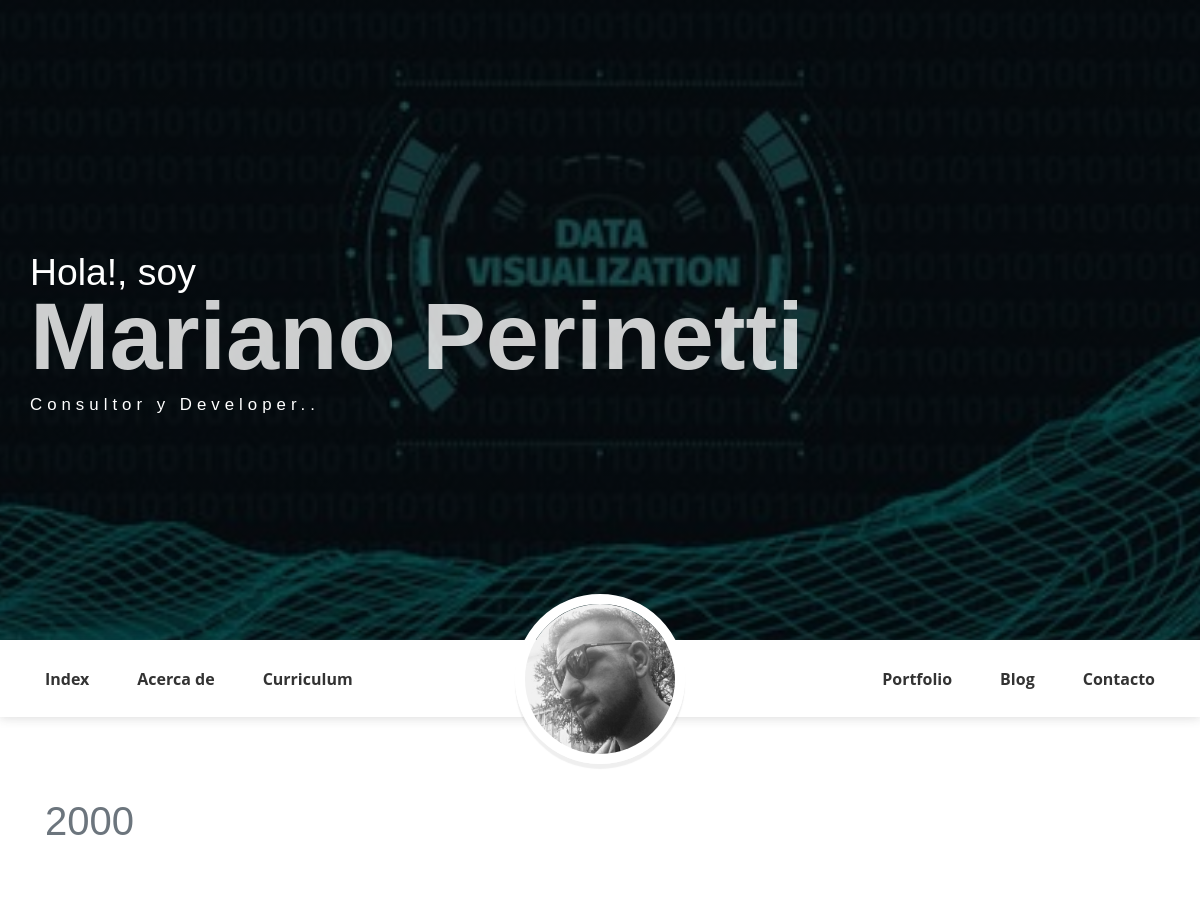
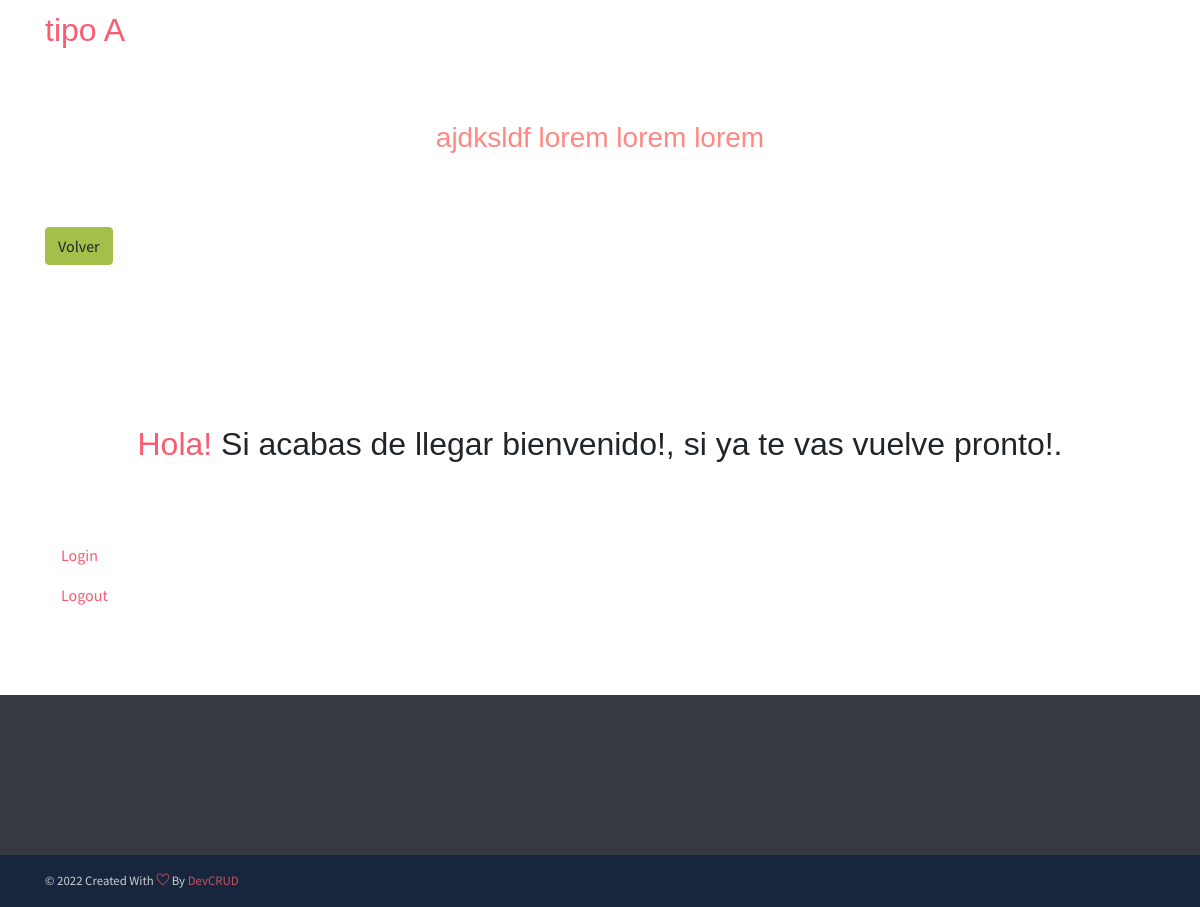
The app's page /detallecurriculum/1 (signed in) with its own data (2 pictures, top to bottom).
### miblogApp/models.py (models this page shows)
class Cv(models.Model):
    tipo=models.IntegerField()
    ano=models.IntegerField()
    texto_cv= models.CharField(max_length=60)
    subtexto= models.TextField()

### miblogApp/views.py (the view)
# urls.py: path('detallecurriculum/<int:pk>', DetalleCv.as_view(), name="detallecurriculum"),
class DetalleCv(LoginRequiredMixin, DetailView):
    login_url = '/login/'
    redirect_field_name = 'redirect_to'
    model = Cv
    template_name = "cv_detail.html"

### miblogApp/templates/cv_detail.html
{% extends "index.html" %}
{% load static %}
{% block content %}
<section class="section">
   <div class="container">
      <h1 class="mb-5 pb-4" ><span class="text-muted">{{cv.ano}}</span>
      </h1>
   <h2 class="mb-5 pb-4" ><span class="text-danger">{{cv.texto_cv}}</span>
       <h3 class="mb-5 pb-4" align="center"><span class="text-warning">{{cv.subtexto}}</span>
     </h3>
     <a class="btn btn-success" href="{% url 'curriculum' %}" role="button">Volver</a>
   </div>
   </section>
{% endblock %}

### records on screen
Cv: ano "2000", texto_cv "tipo A", subtexto "ajdksldf lorem lorem lorem"
